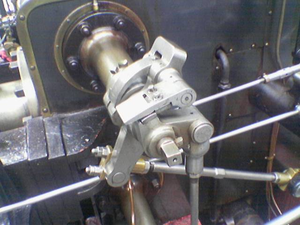
#> input picture img/wikipedia_steam.png, 300 x 225 px
$ python emboss_convolution.py
#> lines starting #> are read from the running program, lines starting #| are printed output that depends on the picture
import scipy.signal
import numpy as np
import matplotlib.pyplot as plt
from scipy import ndimage

def rgb2gray(rgb):
    '''convert rgb image to gray scale, it uses formula
    gray_img = 0.299 R + 0.587 G + 0.114 B

    '''

    return np.dot(rgb[...,:3], [0.299, 0.587, 0.114])


#read image
im = plt.imread('img/wikipedia_steam.png').astype(float)
gray = rgb2gray(im)
#> in rgb2gray, `return np.dot(rgb[...,:3], [0.299, 0.587, 0.114])`:
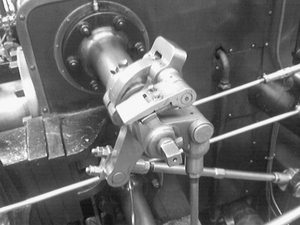
#> returned value: shape (225, 300) float64; min 0.0459, max 1, mean 0.415
gray /= 255
plt.imshow(gray, interpolation='none', cmap=plt.cm.gray)


#emmboss filter
kernel = np.array([[-2, -1, 0], [-1, 1, 1], [0, 1, 2]])

em_img = scipy.signal.convolve2d(gray, kernel)
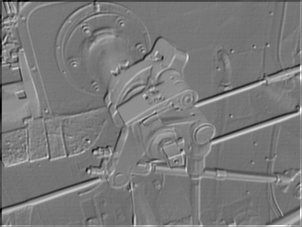
#> em_img: shape (227, 302) float64; min -0.0116, max 0.0158, mean 0.0016; drawn with min black and max white
em_img*=255

plt.subplot(1,3,1)
plt.imshow(im, interpolation='none', cmap=plt.cm.gray)
plt.subplot(1,3,2)
plt.imshow(gray, interpolation='none', cmap=plt.cm.gray)
plt.subplot(1,3,3)
plt.imshow(em_img, interpolation='none', cmap=plt.cm.gray)
plt.show()
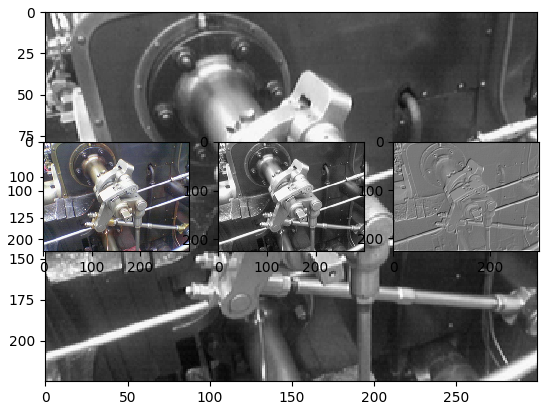
#> figure drawn by matplotlib, 4 panels

$ run again, with img/building.jpg saved as img/wikipedia_steam.png
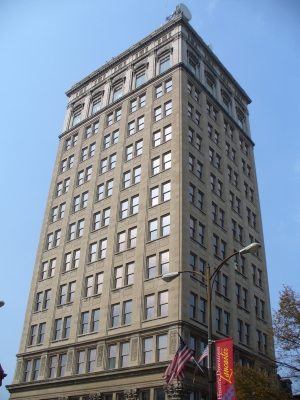
#> input picture img/building.jpg, 300 x 400 px
#> `em_img = scipy.signal.convolve2d(gray, kernel)`:
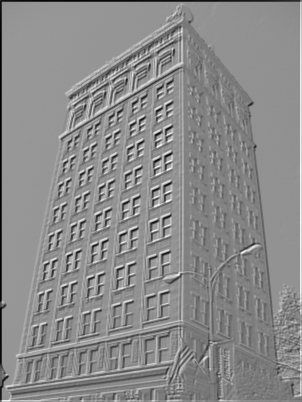
#> em_img: shape (402, 302) float64; min -0.00938, max 0.0116, mean 0.00209; drawn with min black and max white
#> `plt.show()`:
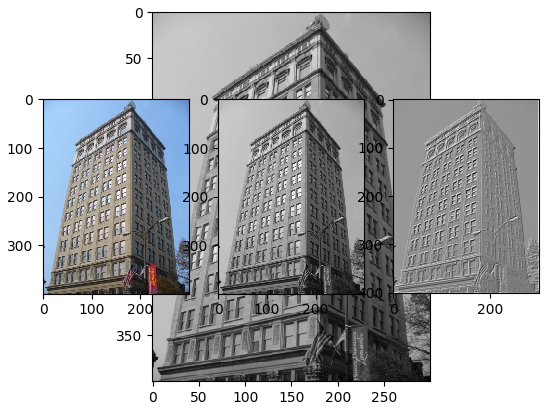
#> figure drawn by matplotlib, 4 panels

$ run again, with img/tiger.jpg saved as img/wikipedia_steam.png
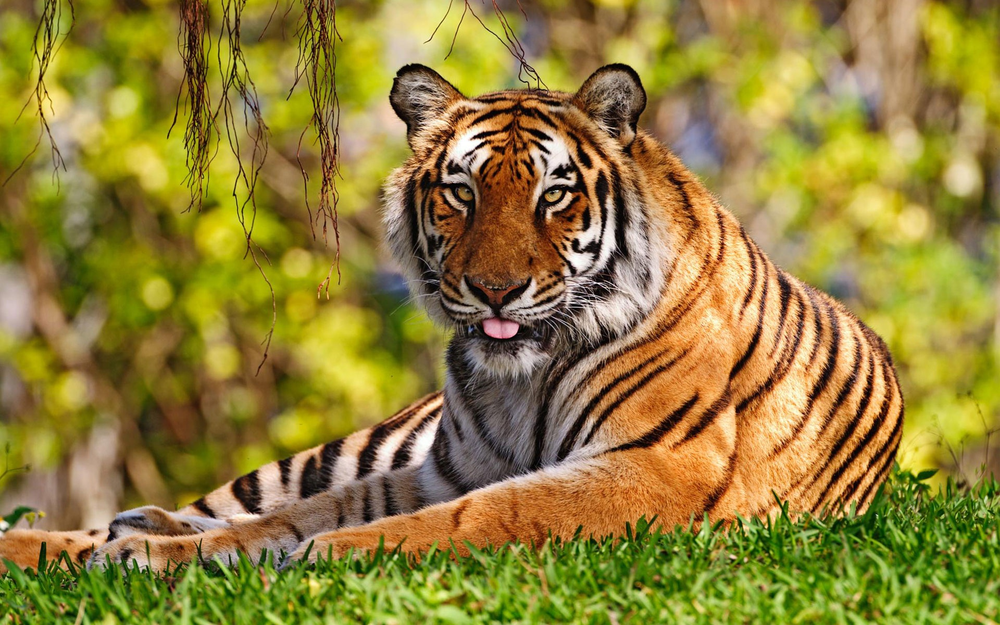
#> input picture img/tiger.jpg, 1000 x 625 px, shrunk from 1920 x 1200 before the run
#> `em_img = scipy.signal.convolve2d(gray, kernel)`:
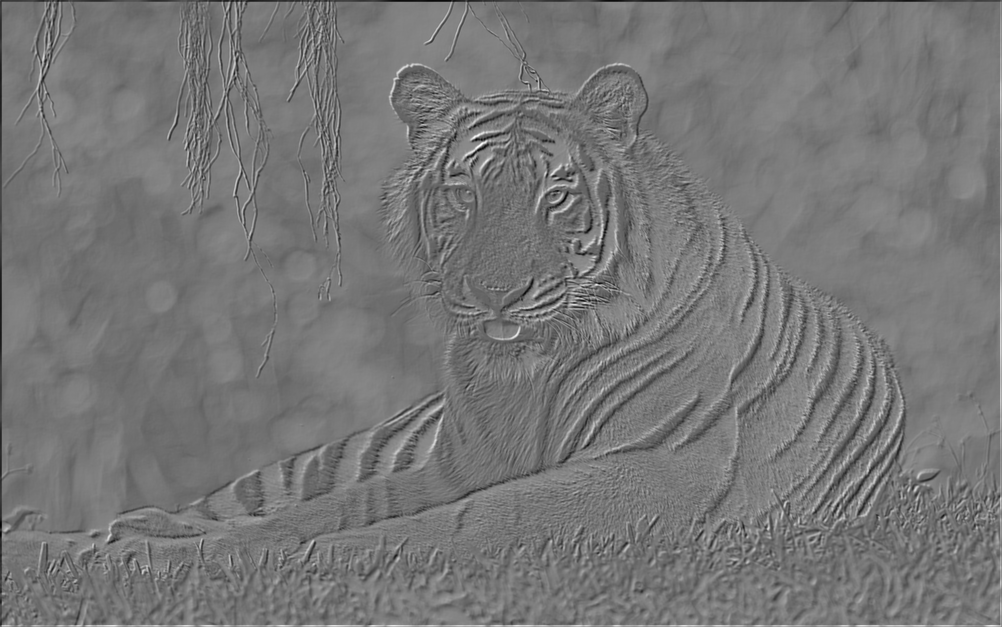
#> em_img: shape (627, 1002) float64; min -0.0105, max 0.0161, mean 0.00192; drawn with min black and max white
#> `plt.show()`:
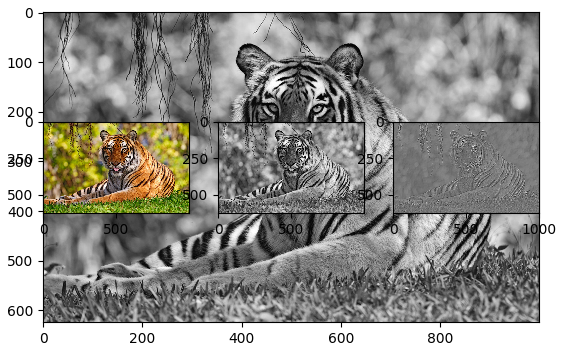
#> figure drawn by matplotlib, 4 panels
